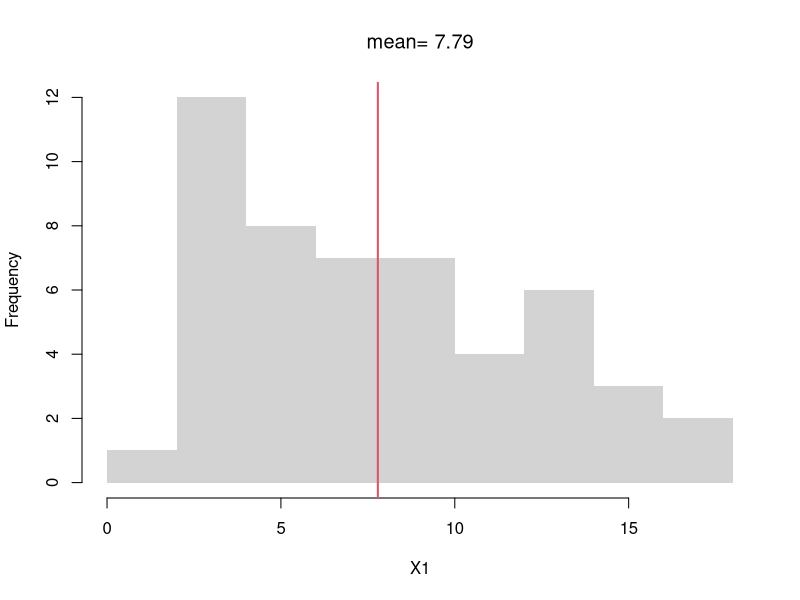
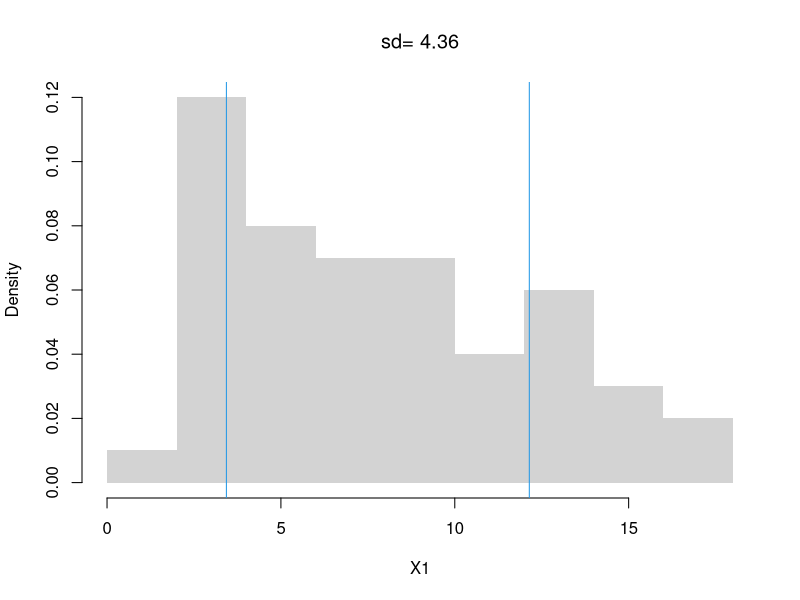
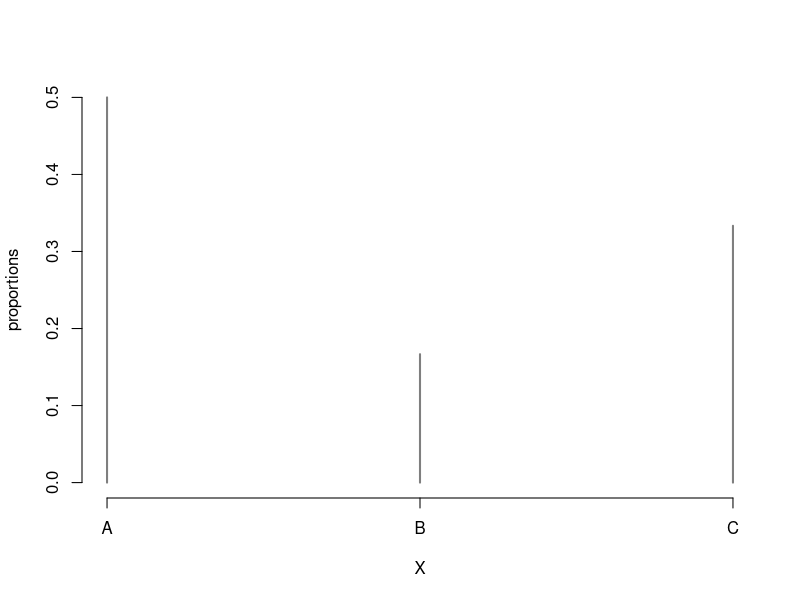
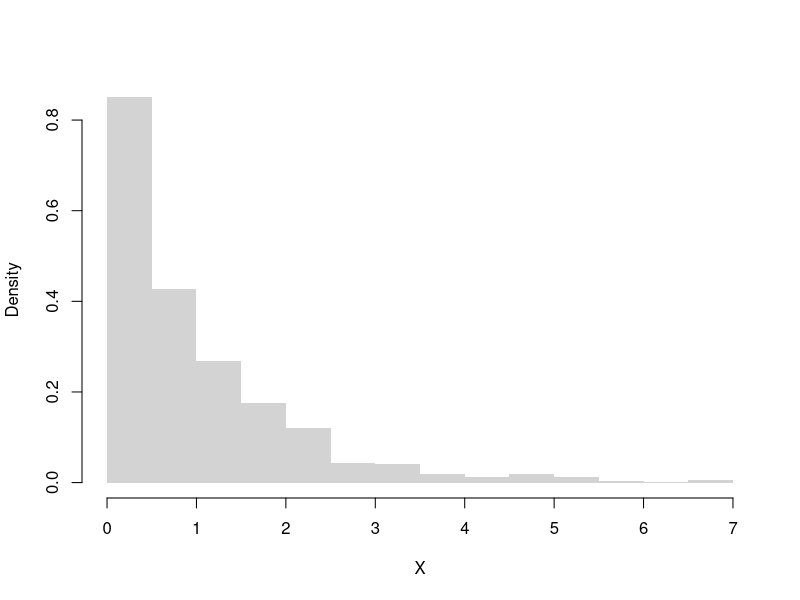
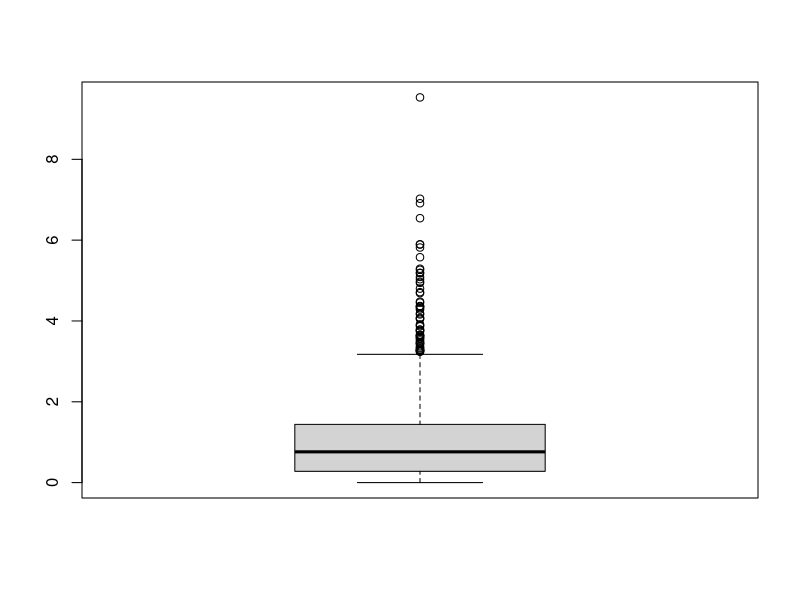
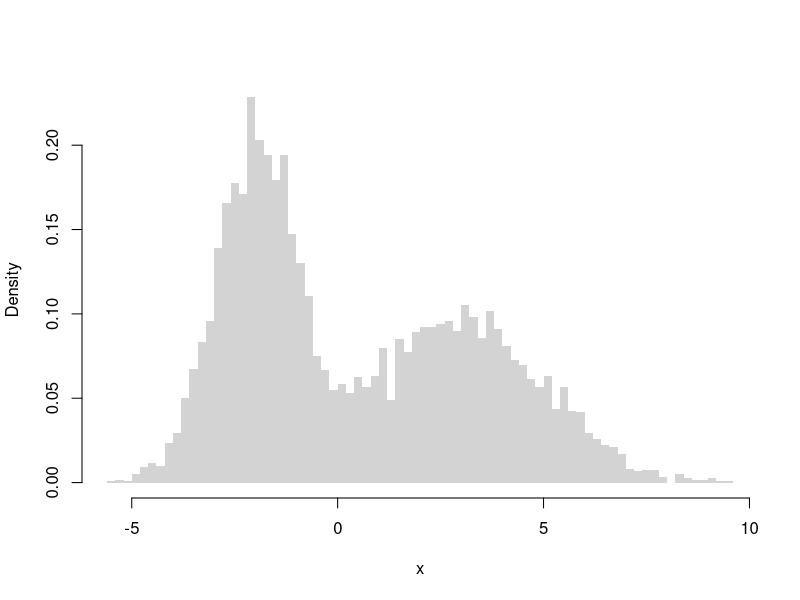
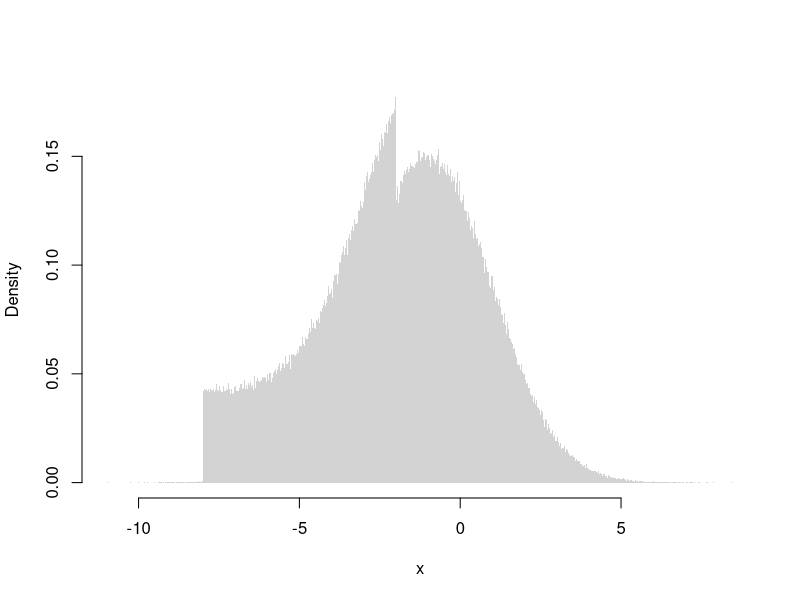
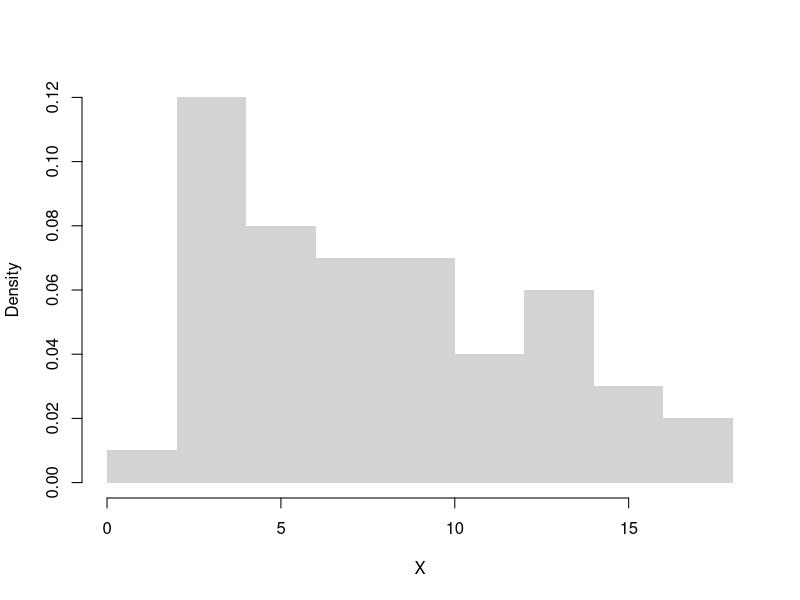

Write R code to recreate these figures, in order.
## ---- chunk 1
statistic <- function(X, f){
    y <- f(X)
    return(y)
}

X <- c(0,1,3,10,6) # Data
statistic(X, sum)
## ---- chunk 2
# A random sample (real data)
X <- USArrests[,'Murder']
summary(X)

# A random sample (computer simulation)
X <-  runif(1000)
summary(X)

# Another random sample (computer simulation)
X <- rnorm(1000) 
summary(X)
## ---- chunk 3
X <- c(1,4,10)
sum(X)/length(X)
mean(X)
## ---- chunk 4
# compute the mean of a random sample
X1 <- USArrests[,'Murder']
X1_mean <- mean(X1)
X1_mean

# visualize on a histogram
hist(X1, border=NA, main=NA)
abline(v=X1_mean, col=2, lwd=2)
title(paste0('mean= ', round(X1_mean,2)), font.main=1)
## ---- chunk 5
X <- c(1,4,10)
X_mean <- mean(X)
X_var <- mean( (X - X_mean)^2 )
sqrt(X_var)
## ---- chunk 6
X1_s <- sd(X1) # sqrt(var(X))
hist(X1, border=NA, main=NA, freq=F)
X1_s_lh <- c(X1_mean - X1_s,  X1_mean + X1_s)
abline(v=X1_s_lh, col=4)
text(X1_s_lh, -.02,
    c( expression(bar(X)-s[X]), expression(bar(X)+s[X])),
    col=4, adj=0)
title(paste0('sd= ', round(X1_s,2)), font.main=1)
## ---- chunk 7
X <- c(1,4,10)

X_mean <- mean(X)
X_var <- mean( (X - X_mean)^2 )
X_var

# Corrected Version
n <- length(X)  
X_var2 <- sum( (X - X_mean)^2 )/(n-1)
X_var2

var(X) # R-Version
## ---- chunk 8
X1 <- USArrests[,'Murder']
median(X1)
quantile(X1, prob=0.5)
## ---- chunk 9
X1_extreme <- c(X1, 1000) # add one extreme value
#par(mfrow=c(1,2)) # visualize side-by-side
#hist(X1)
#hist(X1_extreme)

# Which measures of central tendency are robust
# to a single extreme value?
mean( X1)
mean( X1_extreme )

quantile(X1, prob=0.5)
quantile(X1_extreme, prob=0.5)
## ---- chunk 10
IQR(X1)
mad(X1)
## ---- chunk 11
X <- c(1,4,10)
# An intuitive alternative to sd(X), used in the boxplot
quants <- quantile(X, probs=c(.25,.75))
quants[2]-quants[1]
IQR(X)
## ---- chunk 12
#Another alternative to sd(X)
mad(X, constant=1)

# Computationally equivalent
# x_med <- quantile(X, probs=.5)
# x_absdev <- abs(X -x_med)
# quantile(x_absdev, probs=.5)
## ---- chunk 13
sd(X1)
sd(X1_extreme)

IQR(X1)
IQR(X1_extreme)

mad(X1, constant=1)
mad(X1_extreme, constant=1)
## ---- chunk 14
Homework1 <- c(score=88, weight=0.25)
Homework2 <- c(score=92, weight=0.25)
Exam1 <- c(score=67, weight=0.2)
Exam2 <- c(score=90, weight=0.3)

Grades <- rbind(Homework1, Homework2, Exam1, Exam2)
Grades
## ---- chunk 15
# Manual Way
88*0.25 + 92*0.25 + 67*0.2 + 90*0.3

# Computerized Way
Values <- Grades[,'score'] * Grades[,'weight']
FinalGrade <- sum(Values)
FinalGrade
## ---- chunk 16
weighted.quantile <- function(x, w, probs){
    #See spatstat.univar::weighted.quantile
    oo <- order(x)
    x <- x[oo]
    w <- w[oo]
    Fx <- cumsum(w)/sum(w)
    quantile_id <- max(which(Fx <= probs))+1
    xq <- x[quantile_id] 
    return(xq)
}

## Unweighted
quantile(X, probs=.5)
weights <- rep(1, length(X))
weighted.quantile(x=X, w=weights, probs=.5)

## Weighted
weights <- seq(X)
weights <- weights/sum(weights) # normalize
weighted.quantile(x=X, w=weights, probs=.5)
## ---- chunk 17
X1 <- USArrests[,'Murder']
P3 <- mean( X1 > 2 & X1 <4)
## ---- chunk 18
X <- c('A', 'B', 'A', 'C', 'C', 'A')
proportions <- table(X)/length(X)
plot(proportions, col=grey(0,0.5))

# mode(s)
mode_id <- which(proportions==max(proportions))
names(proportions)[ mode_id ]
## ---- chunk 19
# freq. spreads
sd(proportions)
sum(proportions^2)

# freq. concentration at mode
max(proportions)/mean(proportions)
## ---- chunk 20
X <- rweibull(1000, shape=1)
hist(X, border=NA, main=NA, freq=F, breaks=20)

skewness <-  function(X){
 X_mean <- mean(X)
 m3 <- mean((X - X_mean)^3)
 s3 <- sd(X)^3
 skew <- m3/s3
 return(skew)
}

skewness( rweibull(1000, shape=1))
skewness( rweibull(1000, shape=10) )
## ---- chunk 21
X <- rweibull(1000, shape=1)
boxplot(X, main=NA)

kurtosis <- function(X){  
 X_mean <- mean(X)
 m4 <- mean((X - X_mean)^4) 
 s4 <- sd(X)^4
 kurt <- m4/s4
 return(kurt)
 # use instead to compare against normal
 # excess_kurt <- kurt - 3 
}

kurtosis( rweibull(1000, shape=1) )
kurtosis( rweibull(1000, shape=10) )
## ---- chunk 22
# Complicated Random Variable
r_ugly0 <- function(n, populationMean=c(-2, 3), populationVar=c(1, 4), prob=c(.5,.5)){
  # Which distribution is each observation coming from
  di <- sample(c(1,2), size=n, replace=TRUE, prob=prob)
  rnorm(n, mean=populationMean[di], sd=sqrt(populationVar)[di])
}

X <- r_ugly0(6000)
hist(X, breaks=60,
    freq=F, border=NA,
    xlab="x", main='')

#hist( rbeta(1000, .6, .6), border=NA, main=NA, freq=F, breaks=20)
## ---- chunk 23
# Another Complicated Random Variable
r_ugly1 <- function(n, theta1=c(-8,-1), theta2=c(-2,2), rho=.25){
    omega   <- rbinom(n, size=1, rho)
    epsilon <- omega * runif(n, theta1[1], theta2[1]) +
        (1-omega) * rnorm(n, theta1[2], theta2[2])
    return(epsilon)
}
# Very Large Sample
X <- r_ugly1(1000000)
hist(X, breaks=1000,  freq=F, border=NA,
    xlab="x", main='')
## ---- chunk 24
x <- 1:4

y <- exp(x)
y

z <- log(y)
z
## ---- chunk 25
# Box–Cox transform and inverse
bc_transform <- function(x, lambda) {
  if (any(x <= 0)) stop("Box-Cox requires x > 0")
  if (abs(lambda) < 1e-8) log(x) else (x^lambda - 1)/lambda
}
bc_inverse <- function(t, lambda) {
  if (abs(lambda) < 1e-8) exp(t) else (lambda*t + 1)^(1/lambda)
}

X <- USArrests[,'Murder']
hist(X, main='', border=NA, freq=F)

par(mfrow=c(1,3))
for(lambda in c(-1,0,1)){
    Y <- bc_transform(X, lambda)
    hist(Y, 
        main=bquote(paste(lambda,'=',.(lambda))),
        border=NA, freq=F)
}
## ---- chunk 26
# Continuous Example 1
mean( sqrt(x) )
sqrt( mean(x) ) 

# Continuous Example 2
mean( log(x) )
log( mean(x) ) 
## ---- chunk 27
## Discrete Example
x  <- c(1,2,3)
px <- c(0.2,0.5,0.3)
MX <- sum(x * px)
MX

g  <- sqrt
g(MX)

MY <- sum(g(x) * px)
MY
## ---- chunk 28
mean( exp(x) )
exp( mean(x) )  
